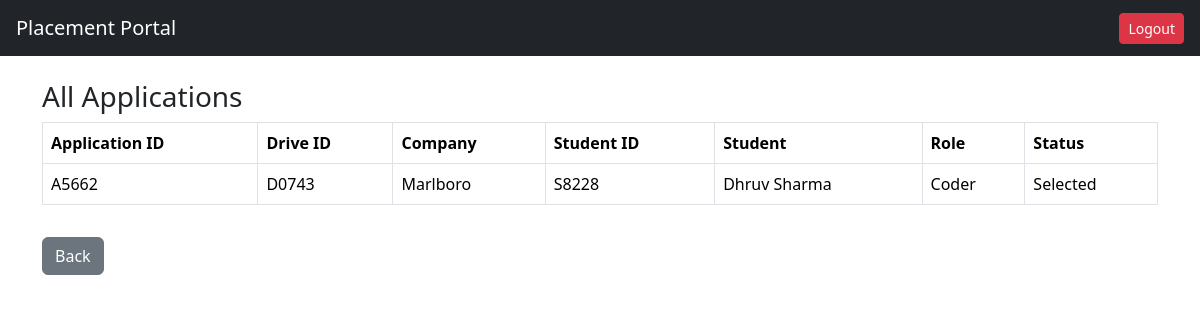
/admin/applications (signed in), run on an earlier commit of the app's database.
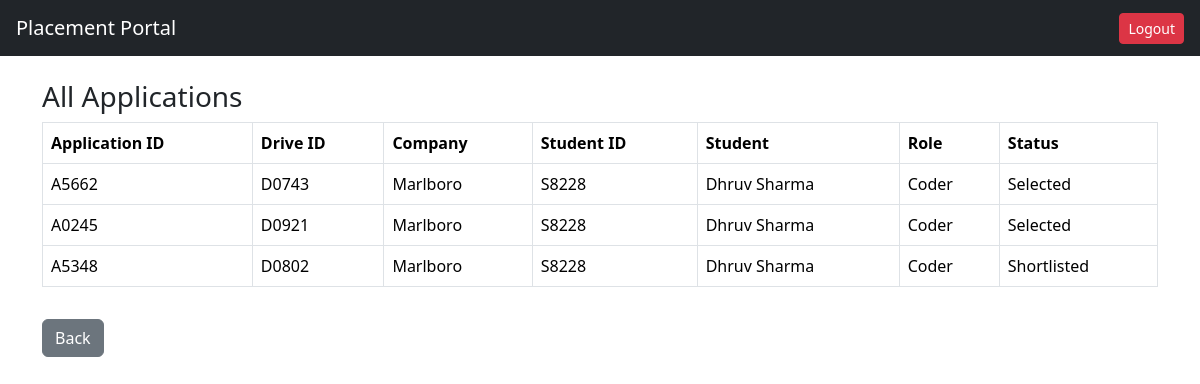
And on a later commit of the database.
### tables this page shows
CREATE TABLE application(
    id INTEGER PRIMARY KEY AUTOINCREMENT,
    application_uid TEXT,
    student_id INTEGER,
    drive_id INTEGER,
    status TEXT DEFAULT 'Applied',
    applied_on TEXT,
    UNIQUE(student_id, drive_id));

CREATE TABLE drive(
        id INTEGER PRIMARY KEY AUTOINCREMENT,
        drive_uid TEXT UNIQUE,
        company_id INTEGER,
        job_title TEXT,
        job_description TEXT,
        eligibility TEXT,
        deadline TEXT,
        status TEXT DEFAULT 'Pending'
    );

CREATE TABLE company(
        id INTEGER PRIMARY KEY AUTOINCREMENT,
        company_uid TEXT UNIQUE,
        company_name TEXT,
        hr_contact TEXT,
        email TEXT UNIQUE,
        password TEXT,
        website TEXT,
        approval_status TEXT DEFAULT 'Pending',
        is_active INTEGER DEFAULT 1
    );

CREATE TABLE student(
        id INTEGER PRIMARY KEY AUTOINCREMENT,
        student_uid TEXT UNIQUE,
        name TEXT,
        email TEXT UNIQUE,
        password TEXT,
        phone TEXT,
        resume TEXT,
        is_active INTEGER DEFAULT 1
    );

### app.py (the view)
@app.route("/admin/applications")
def admin_applications():
    if session.get("role") != "admin":
        return redirect("/")
    conn = get_connection()
    applications = conn.execute("""
SELECT
application.application_uid,
drive.drive_uid,
student.student_uid,
student.name,
drive.job_title,
company.company_name,
application.status
FROM application
JOIN student ON student.id = application.student_id
JOIN drive ON drive.id = application.drive_id
JOIN company ON company.id = drive.company_id
""").fetchall()
    return render_template(
        "admin_applications.html",
        applications=applications
    )

### models.py (called while the page is built)
def get_connection():
    conn = sqlite3.connect(DATABASE)
    conn.row_factory = sqlite3.Row
    return conn

### templates/admin_applications.html
{% extends "base.html" %}
{% block content %}
<h3>All Applications</h3>
<table class="table table-bordered">
<tr>
<th>Application ID</th>
<th>Drive ID</th>
<th>Company</th>
<th>Student ID</th>
<th>Student</th>
<th>Role</th>
<th>Status</th>
</tr>
{% for a in applications %}
<tr>
<td>{{ a.application_uid }}</td>
<td>{{ a.drive_uid }}</td>
<td>{{ a.company_name }}</td>
<td>{{ a.student_uid }}</td>
<td>{{ a.name }}</td>
<td>{{ a.job_title }}</td>
<td>{{ a.status }}</td>
</tr>
{% endfor %}
</table>
<a href="/admin" class="btn btn-secondary mt-3">
Back
</a>
{% endblock %}

### templates/base.html (shortened to what this page needs)
<!DOCTYPE html>
<html>
<head>
    <link href="https://cdn.jsdelivr.net/npm/bootstrap@5.3.2/dist/css/bootstrap.min.css" rel="stylesheet">
</head>
<body>
<nav class="navbar navbar-dark bg-dark px-3">
    <span class="navbar-brand">Placement Portal</span>
    {% if session.get("role") %}
        <a href="/logout" class="btn btn-danger btn-sm">Logout</a>
    {% endif %}
</nav>
<div class="container mt-4">
    {% block content %}{% endblock %}
</div>
</body>
</html>

What changed in the data, as far as the page shows it:
added application: application_uid "A0245", drive_uid "D0921", company_name "Marlboro", student_uid "S8228", name "Dhruv Sharma", job_title "Coder", status "Selected"
added application: application_uid "A5348", drive_uid "D0802", company_name "Marlboro", student_uid "S8228", name "Dhruv Sharma", job_title "Coder", status "Shortlisted"
